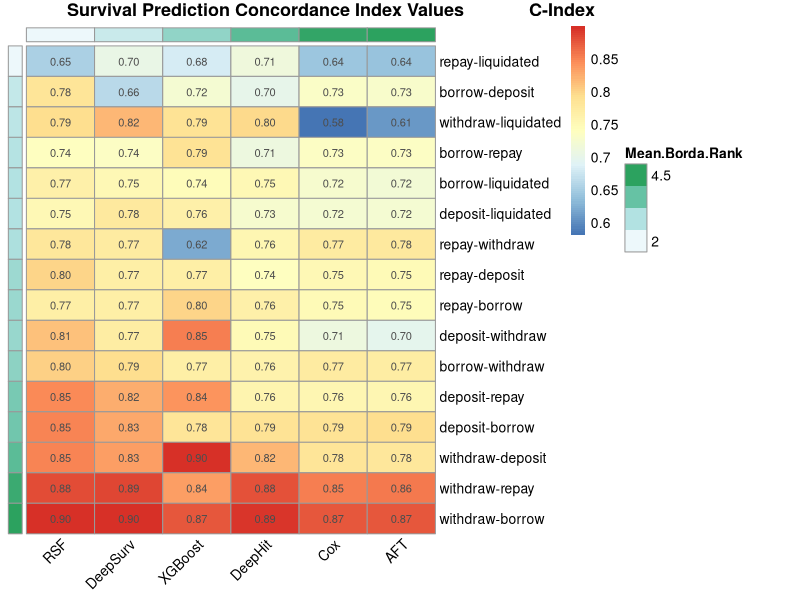
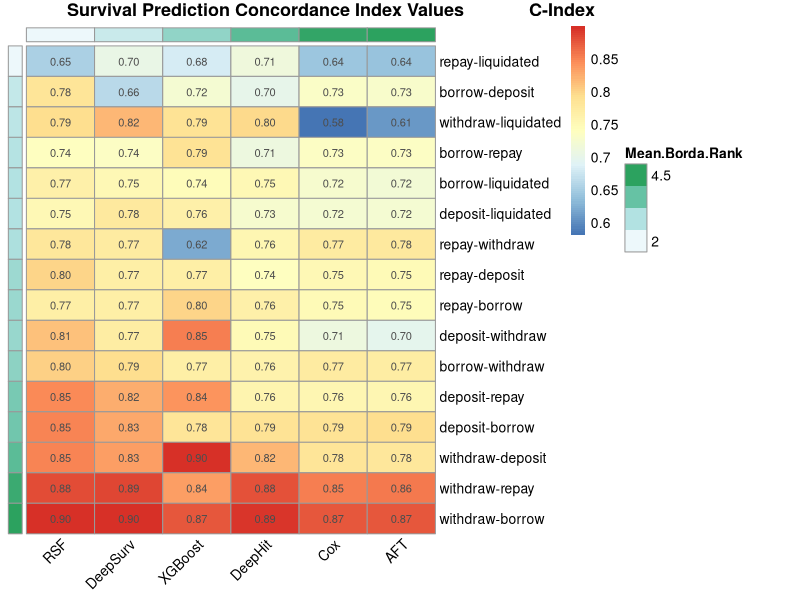

Generate these figures, in order, with R:
## ---- chunk 1
save_pheatmap_png <- function(x, filename, width=1200, height=1000, res = 150) {
  png(filename, width = width, height = height, res = res)
  grid::grid.newpage()
  grid::grid.draw(x$gtable)
  dev.off()
}
## ---- chunk 2
library(pheatmap)
library(dplyr)
library(xtable)
library(readr)
library(tidyr)
library(tibble)
library(ggpubr)
## ---- chunk 3
pubFontSize = 18
pValSize = 8
pubWidth = 8
pubHeight = 6
pubColorScheme = "Set1"
## ---- chunk 4
prediction_results <- read_csv("../Prediction/final_results_updated.csv")
## ---- chunk 5
prediction_results <- prediction_results %>%
  mutate(outcomeEvent = case_when(outcomeEvent == "account liquidated" ~ "liquidated",
                                  TRUE ~ outcomeEvent)) %>%
  mutate(Dataset = paste0(indexEvent, "-", outcomeEvent)) %>%
  select(-indexEvent, -outcomeEvent)
## ---- chunk 6
# Use the Dataset column as rownames:
prediction_results <- prediction_results %>%
  column_to_rownames(var = "Dataset")


# Calculate the means of the columns (mean concordance index for each model):
col_means <- colMeans(prediction_results)
prediction_results <- bind_rows(prediction_results, col_means) 
rownames(prediction_results)[rownames(prediction_results) == "...17"] <- "Mean C-Index"

# Calculate the Borda ranks for the columns:
col_ranks <- data.frame(prediction_results) %>%
         rowwise() %>% 
         do(data.frame(t(rank(-unlist(.)))))
# This is a bit janky, but I know there are only 16 datasets, 
# so just keep the top 16 rows after the col_ranks have been computed:
col_ranks <- col_ranks %>%
  head(16)

mean_col_ranks <- colMeans(col_ranks)
prediction_results<- bind_rows(prediction_results, mean_col_ranks)
rownames(prediction_results)[rownames(prediction_results) == "...18"] <- "Mean Borda Rank"

# Order column names based on their means (ascending)
ordered_cols <- prediction_results[, order(as.numeric(prediction_results["Mean Borda Rank", ]))]

# Set up the dataframe for annotating heatmap columns based on Borda Rank
annot_cols <- as.numeric(ordered_cols["Mean Borda Rank", ])
names(annot_cols) <- colnames(ordered_cols)
annot_cols <- data.frame(`Mean Borda Rank` = annot_cols)

prediction_results_for_heatmap <- ordered_cols[1:16, ]

# Next, let's order the columns by Borda rank by transposing the matrix and doing the same thing as above:
prediction_results_transposed <- data.frame(t(prediction_results_for_heatmap)) 
row_means <- colMeans(prediction_results_transposed)
prediction_results_transposed <- bind_rows(prediction_results_transposed, row_means)
rownames(prediction_results_transposed)[rownames(prediction_results_transposed) == "...6"] <- "Mean C-Index"

row_ranks <- data.frame(prediction_results_transposed) %>%
  rowwise() %>%
  do(data.frame(t(rank(-unlist(.)))))

row_ranks <- row_ranks %>%
  head(7)

mean_row_ranks <- colMeans(row_ranks)
prediction_results_transposed <- bind_rows(prediction_results_transposed, mean_row_ranks)
rownames(prediction_results_transposed)[rownames(prediction_results_transposed) == "...7"] <- "Mean Borda Rank"

annot_rows <- as.numeric(prediction_results_transposed["Mean Borda Rank", ])
names(annot_rows) <- colnames(prediction_results_transposed)
annot_rows <- data.frame(`Mean Borda Rank` = annot_rows)

rownames(annot_rows) <- rownames(prediction_results_for_heatmap)

final_row_order <- annot_rows %>%
  arrange(Mean.Borda.Rank) %>%
  rownames()

prediction_results_for_heatmap <- prediction_results_for_heatmap[final_row_order,]


prediction_results_heatmap <- pheatmap(as.matrix(prediction_results_for_heatmap), scale='none',
         angle_col = 45,
         main = "                                        Survival Prediction Concordance Index Values             C-Index", 
         cluster_cols = FALSE, cluster_rows = FALSE,
         display_numbers = TRUE,
         annotation_col = annot_cols,
         annotation_row = annot_rows,
         annotation_names_row = FALSE,
         annotation_names_col = FALSE,
         width = 1280,
         height = 720
         )
## ---- chunk 7
image=ggpubr::ggpar(prediction_results_heatmap,
              font.legend = list(size = pubFontSize),
              font.xtickslab = list(size = pubFontSize),
              font.ytickslab = list(size = pubFontSize),
              font.x = list(size = pubFontSize),
              font.y = list(size = pubFontSize),
              font.subtitle = list(size = pubFontSize),
              palette = pubColorScheme)
ggsave(file="predictionResults.pdf", plot=image, width=pubWidth, height=pubHeight)
## ---- chunk 8
xtable(prediction_results, digits=c(0, 3, 3, 3, 3, 3, 3))
